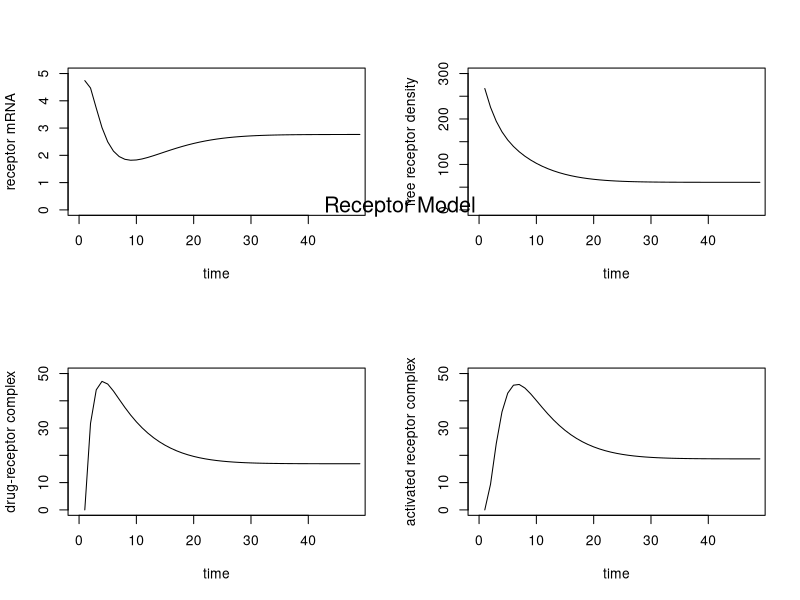

Generate this figure with R:
## ---- chunk 1
knitr::opts_chunk$set(echo = TRUE)
library('deSolve')
## ---- chunk 2
parameters <- c(Ks_RM = 2.90,
                IC50_Rm = 26.2,
                Kon = 0.00329,
                Kt = 0.63,
                Kre = 0.57,
                Rf = 0.49,
                Kd_r = 0.0572,
                Kd_rm = 0.612,
                Ks_r = 3.22,
                D = 20000/374.471)
state <- c(Rm0 = 4.74,
           R0 = 267,
           DR = 0,
           DRn = 0)
times <- seq(0, 48, by = 1)
volume <- function(t,y,parms){
  with(as.list(c(y, parms)),{
         dmRNA <- Ks_RM * (1- (DRn / (IC50_Rm + DRn))) - (Kd_rm * Rm0)
         dR <- (Ks_r * Rm0) + (Rf * Kre * DRn) - (Kon * D * R0) - (Kd_r * R0)
         dDR <- (Kon * D * R0) - (Kt * DR)
         dDRn <- (Kt * DR) - (Kre * DRn)
         return(list(c(dmRNA, dR, dDR, dDRn)))
       }
       )
}
out <- ode(times = times, y = state, parms = parameters, func = volume)
par(mfrow=c(2,2))
plot(out[,"Rm0"], type = "l", lwd = 1, ylab="receptor mRNA", xlab="time", xlim=c(0, 48), ylim=c(0, 5))
plot(out[,"R0"], type = "l", lwd = 1, ylab="free receptor density", xlab="time", xlim=c(0, 48), ylim=c(0, 300))
plot(out[,"DR"], type = "l", lwd = 1, ylab="drug-receptor complex", xlab="time", xlim=c(0, 48), ylim=c(0, 50))
plot(out[,"DRn"], type = "l", lwd = 1, ylab="activated receptor complex", xlab="time", xlim=c(0, 48), ylim=c(0, 50))
mtext("Receptor Model", side = 3, line = -13, outer = TRUE, cex=1.3, font=1.3)
